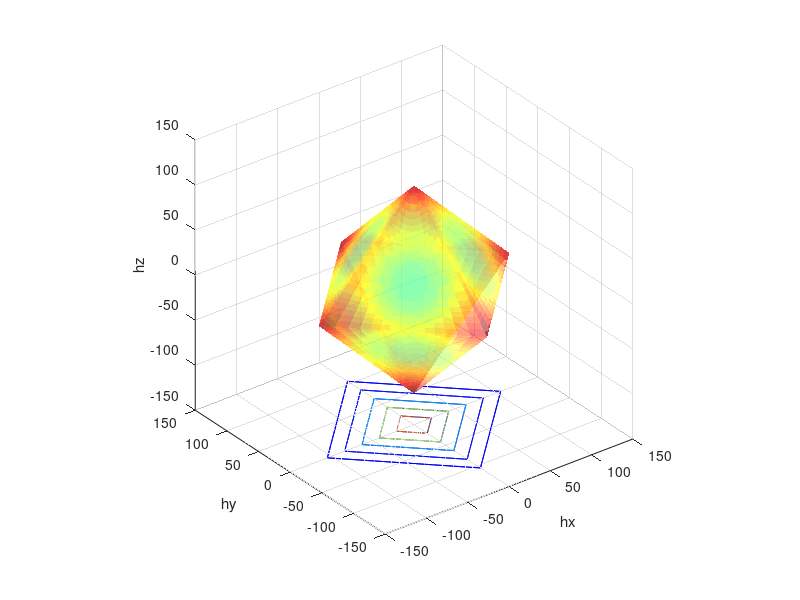

This chart was generated by the following MATLAB code:
% 动量轮角动量包络,按照力矩分配矩阵计算
% See also : wheelenvelopemax
function [hx,hy,hz,h] = wheelenvelope(Cwh,hmax)
if nargin == 0
    warning('self test');
    hmax = 50;
    alfa = 45;
    beta = 54.74;
    sa = sind(alfa);  ca = cosd(alfa);
    sb = sind(beta);  cb = cosd(beta);
    Cwh = [sb*ca, -sb*sa, sb*ca, -sb*sa;...
          -cb,    -cb,      cb,    cb;...
           sb*sa, sb*ca,  sb*sa, sb*ca];
%     b2 = 20;
%     y2 = beta;
%     Cwh = [ Cwh, [-cosd(b2)*cosd(y2);sind(y2);sind(b2)*cosd(y2)], ...
%                   [ cosd(b2)*cosd(y2);sind(y2);sind(b2)*cosd(y2)] ];
%     Cwh = [1 0  0;
%         0 1 0;
%         0 0 1;
%          sqrt(3)/3  sqrt(3)/3  sqrt(3)/3]';
end

Dwh = Cwh'*inv(Cwh*Cwh');
fac = 60;
[x,y,z] = sphere(fac);
[hx,hy,hz] = sphere(fac);
h = nan(size(hx));
vmax = 0;
for i=1:fac+1
    for j=1:fac+1
        v = [x(i,j),y(i,j),z(i,j)]'; % 方向
        hp = Dwh*v; % 分配
        sf = hmax/max(abs(hp)); % 放大因子
        hp = sf*hp; % 放大得到每个轮子的角动量
        h(i,j) = dot(v,Cwh*hp); % 模值
        hx(i,j)=h(i,j)*x(i,j); % 分量x
        hy(i,j)=h(i,j)*y(i,j); % 分量y
        hz(i,j)=h(i,j)*z(i,j); % 分量z
    end
end

if nargin==0
%     figure;
    surfc(hx,hy,hz,h,'edgealpha',0.2,'facealpha',0.5);
    grid on,hold on,xlabel('hx'),ylabel('hy'),zlabel('hz');
    axis equal;
    
    colormap([            0            0       0.5625
            0            0      0.57622
            0            0      0.58994
            0            0      0.60366
            0            0      0.61738
            0            0       0.6311
            0            0      0.64482
            0            0      0.65854
            0            0      0.67226
            0            0      0.68598
            0            0       0.6997
            0            0      0.71341
            0            0      0.72713
            0            0      0.74085
            0            0      0.75457
            0            0      0.76829
            0            0      0.78201
            0            0      0.79573
            0            0      0.80945
            0            0      0.82317
            0            0      0.83689
            0            0      0.85061
            0            0      0.86433
            0            0      0.87805
            0            0      0.89177
            0            0      0.90549
            0            0      0.91921
            0            0      0.93293
            0            0      0.94665
            0            0      0.96037
            0            0      0.97409
            0            0       0.9878
            0    0.0015244            1
            0     0.015244            1
            0     0.028963            1
            0     0.042683            1
            0     0.056402            1
            0     0.070122            1
            0     0.083841            1
            0     0.097561            1
            0       0.0625            1
            0      0.21196            1
            0      0.36141            1
            0      0.51087            1
            0      0.66033            1
            0      0.80978            1
            0      0.95924            1
       0.1087            1       0.8913
      0.25815            1      0.74185
      0.40761            1      0.59239
      0.55707            1      0.44293
      0.70652            1      0.29348
      0.85598            1      0.14402
            1      0.99457            0
            1      0.84511            0
            1      0.69565            0
            1       0.5462            0
            1      0.39674            0
            1      0.24728            0
            1     0.097826            0
      0.94837            0            0
      0.79891            0            0
      0.64946            0            0
          0.5            0            0]);
end